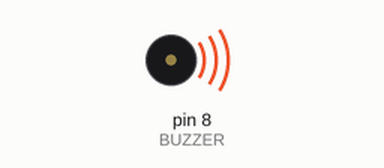
Simulated run of this sketch. Board: Arduino Nano, built with avr-gcc and run on an emulated ATmega328P. Shown: buzzer (waves = sounding).

Above: at 0.1 s.
At 1.1 s:
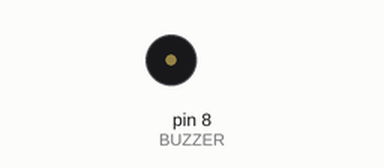
Timing chart, 0 to 2.6 s (numbered marks = the images above):
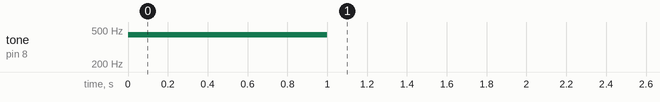

The sketch:

play_a4_tone.ino
```cpp
// Plays a single 440 Hz (A4) tone for one second on a KY-006 buzzer connected to pin 8 using tone() in setup().
//
// Full tutorial: https://shillehtek.com/blogs/news/arduino-nano-ky-006-buzzer-play-melodies
// Parts used: https://shillehtek.com/products/ky-006-passive-piezo-buzzer-alarm-module-for-arduino-projects
//             https://shillehtek.com/products/arduino-nano-v3-presoldered-ch340g-atmega328p
//             https://shillehtek.com/products/shillehtek-120pcs-multicolored-dupont-wire
// More examples: https://github.com/shillehbean/shillehtek-examples
//

const int BUZZER = 8;

void setup() {
  tone(BUZZER, 440, 1000);   // 440 Hz (A4) for 1 second
}

void loop() {}
```

Measured:
- by itself, tone on pin 8 (BUZZER): silent → 440 Hz at 0.00 s, → silent 1.0 s later
